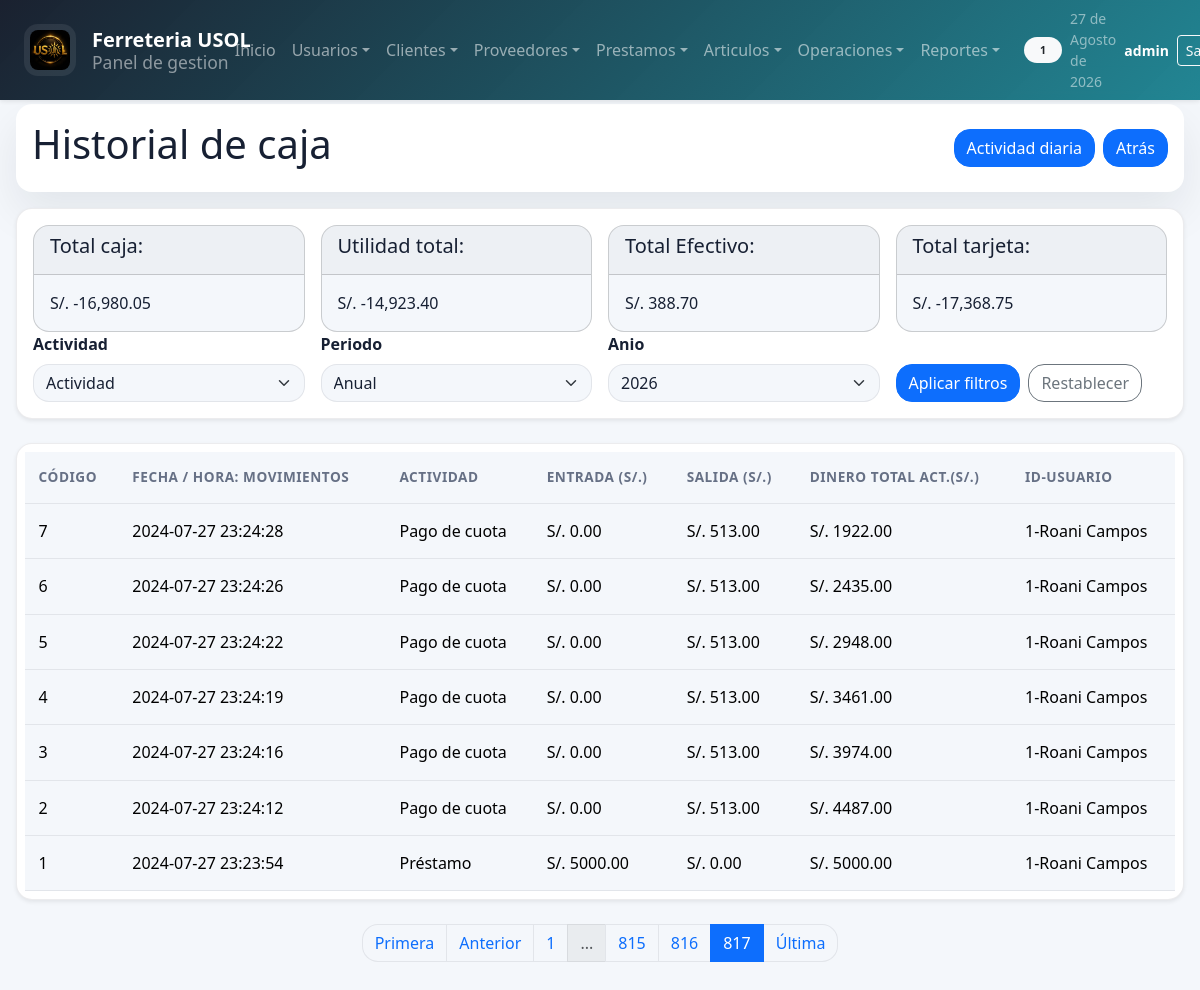
/sistema/caja/lista_caja.php?page=817 (signed in), run on the app's committed database.
### tables this page shows
CREATE TABLE `caja` (
  `IdCaja` int(11) NOT NULL AUTO_INCREMENT,
  `FechaApertura` datetime NOT NULL DEFAULT current_timestamp(),
  `Actividad` text NOT NULL,
  `Monto_inicial` decimal(8,2) NOT NULL,
  `Monto_salida` decimal(8,2) NOT NULL,
  `totalEfectivoDia` double DEFAULT NULL,
  `totalTarjetaDia` double DEFAULT NULL,
  `totalCajaDia` double DEFAULT NULL,
  `utilidadDia` double DEFAULT NULL,
  `TotalEfectivo` float(8,2) NOT NULL,
  `TotalTarjeta` float(8,2) NOT NULL,
  `Total_caja` decimal(8,2) NOT NULL,
  `Utilidad` float(8,2) NOT NULL,
  `Cod_Empleado` int(11) NOT NULL,
  `Estado` varchar(10) NOT NULL,
  PRIMARY KEY (`IdCaja`),
  KEY `Cod_Empleado` (`Cod_Empleado`)
);

CREATE TABLE `empleados` (
  `IdEmpleado` int(11) NOT NULL AUTO_INCREMENT,
  `Nombre` varchar(50) NOT NULL,
  `Dni` int(11) NOT NULL,
  `Direccion` varchar(50) NOT NULL,
  `Telefono` int(11) NOT NULL,
  `Email` varchar(50) NOT NULL,
  `Usuario` varchar(20) NOT NULL,
  `Clave` varchar(300) NOT NULL,
  `Rol` int(11) NOT NULL,
  PRIMARY KEY (`IdEmpleado`),
  KEY `Rol` (`Rol`)
);

### sistema/includes/analytics.php (called while the page is built, shortened)
<?php
function analyticsGetDateFilters($source = null)
{
    $source = is_array($source) ? $source : $_GET;
    $currentYear = (int)date('Y');
    $currentMonth = date('Y-m');
    $period = isset($source['period']) ? strtolower(trim((string)$source['period'])) : 'year';
    $selectedYear = isset($source['year']) ? (int)$source['year'] : $currentYear;
    $selectedMonth = isset($source['month']) ? trim((string)$source['month']) : $currentMonth;
    $inputStart = isset($source['start_date']) ? trim((string)$source['start_date']) : '';
    $inputEnd = isset($source['end_date']) ? trim((string)$source['end_date']) : '';
    if ($period === 'month') {
        $monthDate = DateTime::createFromFormat('Y-m', $selectedMonth);
        if (!$monthDate) {
            $monthDate = DateTime::createFromFormat('Y-m', $currentMonth);
        }
        $startDate = $monthDate->format('Y-m-01');
        $endDate = $monthDate->format('Y-m-t');
        $label = strftime('%B %Y', strtotime($startDate));
    } else {
        $period = 'year';
        $startDate = sprintf('%04d-01-01', $selectedYear);
        $endDate = sprintf('%04d-12-31', $selectedYear);
        $label = 'Anio ' . $selectedYear;
    }
    $topLimit = isset($source['top_limit']) ? (int)$source['top_limit'] : 10;
    $topMetric = isset($source['top_metric']) ? trim((string)$source['top_metric']) : 'monto';
    return [
        'period' => $period,
        'year' => $selectedYear,
        'month' => $selectedMonth,
        'start_date' => $startDate,
        'end_date' => $endDate,
        'label' => ucfirst($label),
        'top_limit' => $topLimit,
        'top_metric' => $topMetric,
    ];
}
function analyticsGetYearOptions($pastYears = 5)
{
    $currentYear = (int)date('Y');
    $years = [];
    for ($year = $currentYear; $year >= ($currentYear - $pastYears); $year--) {
        $years[] = $year;
    }
    return $years;
}

### sistema/caja/lista_caja.php (the view, shortened to what this page needs)
<?php
    include "../../conexion.php";
    include "../includes/paginador.php";
    require_once __DIR__ . "/../includes/analytics.php";
    $filters = analyticsGetDateFilters($_GET);
    $yearOptions = analyticsGetYearOptions();
    $query = $conexionDB->prepare("
        SELECT Actividad
        FROM caja
        GROUP BY Actividad
    ");
    $query->execute();
    $result = $query->get_result();
    $results_per_page = 10;
    $current_page = isset($_GET['page']) ? intval($_GET['page']) : 1;
    $consulta = "
        SELECT c.IdCaja, c.FechaApertura, c.Actividad, c.Monto_inicial, c.Monto_salida, c.Total_caja, c.Cod_Empleado, e.Nombre
        FROM caja c
        INNER JOIN empleados e ON c.Cod_Empleado = e.IdEmpleado
        ORDER BY c.IdCaja DESC
    ";
    $where = "
        caja c
        INNER JOIN empleados e ON c.Cod_Empleado = e.IdEmpleado
        ORDER BY c.IdCaja DESC
    ";
    list($result, $total_records) = getPaginatedDataArticulos($conexionDB, $consulta, $where, $current_page, $results_per_page);
?>
<!DOCTYPE html>
<html lang="es">
<head>
	<?php include "../includes/scripts_2.php"; ?>
</head>
<body>
    <?php include "../includes/header_2.php"; ?>
	<section id="container">
        <div class="bg-white p-3 rounded shadow mb-3">
            <div class="d-flex flex-column flex-md-row justify-content-between align-items-md-center gap-3">
                <div class="mb-0">
                    <h1>Historial de caja</h1>
                </div>
                <div class="d-flex flex-wrap gap-2">
                    <a href="actividad_caja_diaria.php" class="btn_new">Actividad diaria</a>
                <a href="../index.php" class="btn_new">Atrás</a>
                </div>
            </div>
        </div>
        <div class="header_container">
            <div class="row g-3">
                <?php
                $totalc = mysqli_query($conexionDB,"SELECT TotalEfectivo,TotalTarjeta,Total_caja,Utilidad
                                                    FROM caja
                                                    WHERE IdCaja = (SELECT MAX(IdCaja)
                                                                    FROM caja)");
                $data = mysqli_fetch_array($totalc);
                $row = mysqli_num_rows($totalc);
                if($row > 0){
                    $TotalEfectivo = $data['TotalEfectivo'];
                    $TotalTarjeta = $data['TotalTarjeta'];
                    $totalcaja = $data['Total_caja'];
                    $Utilidad = $data['Utilidad'];
                }else{
                    $TotalEfectivo = 0;
                    $TotalTarjeta = 0;
                    $totalcaja = 0;
                    $Utilidad = 0;
                }
                ?>
                <div class="col-lg-3 col-md-6">
                    <div class="card">
                        <div class="card-header">
                            <h5>Total caja: </h5>
                        </div>
                        <div class="card-body">
                            <span>S/. <?php echo number_format($totalcaja,2); ?></span>
                        </div>
                    </div>
                </div>
                <div class="col-lg-3 col-md-6">
                    <div class="card">
                        <div class="card-header">
                            <h5>Utilidad total: </h5>
                        </div>
                        <div class="card-body">
                            <span>S/. <?php echo number_format($Utilidad,2); ?></span>
                        </div>
                    </div>
                </div>
                <div class="col-lg-3 col-md-6">
                    <div class="card">
                        <div class="card-header">
                            <h5>Total Efectivo: </h5>
                        </div>
                        <div class="card-body">
                            <span>S/. <?php echo number_format($TotalEfectivo,2); ?></span>
                        </div>
                    </div>
                </div>
                <div class="col-lg-3 col-md-6">
                    <div class="card">
                        <div class="card-header">
                            <h5>Total tarjeta: </h5>
                        </div>
                        <div class="card-body">
                            <span>S/. <?php echo number_format($TotalTarjeta,2); ?></span>
                        </div>
                    </div>
                </div>
            </div>
            <div class="left_section">
                <div class="row g-3 align-items-end">
                    <div class="col-12 col-md-4 col-lg-3">
                        <label for="busqedaActividad">Actividad</label>
                        <select class="filtrosBusqueda" name="busqedaActividad" id="busqedaActividad">
                            <option value=""><a href="lista_caja.php">Actividad</a></option>
                        </select>
                    </div>
                    <div class="col-12 col-md-4 col-lg-3">
                        <label for="period">Periodo</label>
                        <select class="filtrosBusqueda" name="period" id="period">
                            <option value="year" <?php echo $filters['period'] === 'year' ? 'selected' : ''; ?>>Anual</option>
                        </select>
                    </div>
                    <div class="analytics-period-field col-12 col-md-4 col-lg-3" data-period-target="year">
                        <label for="year">Anio</label>
                        <select class="filtrosBusqueda" name="year" id="year">
                            <?php foreach ($yearOptions as $yearOption) { ?>
                                <option value="<?php echo $yearOption; ?>" <?php echo (int)$filters['year'] === (int)$yearOption ? 'selected' : ''; ?>><?php echo $yearOption; ?></option>
                            <?php } ?>
                        </select>
                    </div>
                    <div class="col-12 col-md-4 col-lg-3">
                        <div class="d-flex gap-2">
                            <button type="button" class="btn btn-primary" onclick="buscarCaja()">Aplicar filtros</button>
                            <a href="lista_caja.php" class="btn btn-outline-secondary">Restablecer</a>
                        </div>
                    </div>
                </div>
            </div>
        </div>
        <div class="containerTable">
            <table id="tablaCaja">
                <thead>
                    <tr>
                        <th>Código</th>
                        <th>Fecha / Hora: Movimientos</th>
                        <th>Actividad</th>
                        <th>Entrada (S/.)</th>
                        <th>Salida (S/.)</th>
                        <th>Dinero Total Act.(S/.)</th>
                        <th>ID-Usuario</th>
                    </tr>
                </thead>
                <tbody>
                    <?php
                        if($row > 0){
                            while ($data = $result->fetch_assoc()){
                            ?>
                                <tr>
                                    <td><?php echo $data["IdCaja"]; ?></td>
                                    <td><?php   $fechac = $data["FechaApertura"];
                                                $nfecha =  date("Y-m-d H:i:s", strtotime($fechac));
                                                echo $nfecha; ?></td>
                                    <td><?php echo $data["Actividad"]; ?></td>
                                    <td>S/. <?php echo $data["Monto_inicial"]; ?></td>
                                    <td>S/. <?php echo $data["Monto_salida"]; ?></td>
                                    <td>S/. <?php echo $data["Total_caja"]; ?></td>
                                    <td><?php echo $data["Cod_Empleado"]; ?>-<?php echo $data["Nombre"]; ?></td>
                                </tr>
                    <?php
                            }
                        }
                    ?>
                </tbody>
            </table>
        </div>
	</section>
</body>
</html>

### sistema/css/style.css (style rules this page uses)
:root, [data-bs-theme=light] { --bs-primary: #0f7b8a; --bs-primary-rgb: 15, 123, 138; --bs-secondary: #475467; --bs-secondary-rgb: 71, 84, 103; --bs-success: #15803d; --bs-info: #0ea5e9; --bs-warning: #d97706; --bs-danger: #dc2626; --bs-dark: #111827; --bs-body-bg: #f4f7fb; --bs-body-color: #172033; --bs-border-color: rgba(15, 23, 42, 0.08); --bs-border-radius: 1rem; --bs-border-radius-lg: 1.35rem; --bs-box-shadow: 0 20px 45px rgba(15, 23, 42, 0.08); --app-surface: rgba(255, 255, 255, 0.96); --app-muted: #667085; }
* { box-sizing: border-box; }
html { scroll-behavior: smooth; }
body { min-height: 100vh; background: var(--bs-body-bg); color: var(--bs-body-color); font-family: "Segoe UI", Tahoma, Geneva, Verdana, sans-serif; }
a { text-decoration: none; }
#container { padding: 6.5rem 1rem 2rem; }
.title_container, .header_container, .info_caja, .chart-container, .divInfoSistema, .containerDataUser, .containerDataEmpresa, .data_delete { background: var(--app-surface); border: 1px solid var(--bs-border-color); border-radius: var(--bs-border-radius-lg); box-shadow: var(--bs-box-shadow); }
.header_container { padding: 1.25rem; }
.left_section, .right_section { width: 100%; }
.containerTable { margin-bottom: 1.5rem; }
.containerTable table { min-width: 780px; }
.table > :not(caption) > * > * { padding: 0.95rem 0.85rem; }
.table thead th { color: var(--app-muted); font-size: 0.85rem; font-weight: 700; text-transform: uppercase; letter-spacing: 0.04em; }
.btn_new, .btn_pdf, .btn_excel, .btn_save, .btn_save_1, .link_delete_1 { display: inline-flex; align-items: center; justify-content: center; gap: 0.5rem; }

### data on the page
caja: IdCaja "7", FechaApertura "2024-07-27 23:24:28", Actividad "Pago de cuota", Monto_inicial "0.00", Monto_salida "513.00", Total_caja "1922.00", Cod_Empleado "1", Cod_Empleado.Nombre "Roani Campos"
caja: IdCaja "6", FechaApertura "2024-07-27 23:24:26", Actividad "Pago de cuota", Monto_inicial "0.00", Monto_salida "513.00", Total_caja "2435.00", Cod_Empleado "1", Cod_Empleado.Nombre "Roani Campos"
caja: IdCaja "5", FechaApertura "2024-07-27 23:24:22", Actividad "Pago de cuota", Monto_inicial "0.00", Monto_salida "513.00", Total_caja "2948.00", Cod_Empleado "1", Cod_Empleado.Nombre "Roani Campos"
caja: IdCaja "4", FechaApertura "2024-07-27 23:24:19", Actividad "Pago de cuota", Monto_inicial "0.00", Monto_salida "513.00", Total_caja "3461.00", Cod_Empleado "1", Cod_Empleado.Nombre "Roani Campos"
caja: IdCaja "3", FechaApertura "2024-07-27 23:24:16", Actividad "Pago de cuota", Monto_inicial "0.00", Monto_salida "513.00", Total_caja "3974.00", Cod_Empleado "1", Cod_Empleado.Nombre "Roani Campos"
caja: IdCaja "2", FechaApertura "2024-07-27 23:24:12", Actividad "Pago de cuota", Monto_inicial "0.00", Monto_salida "513.00", Total_caja "4487.00", Cod_Empleado "1", Cod_Empleado.Nombre "Roani Campos"
caja: IdCaja "1", FechaApertura "2024-07-27 23:23:54", Actividad "Préstamo", Monto_inicial "5000.00", Monto_salida "0.00", Total_caja "5000.00", Cod_Empleado "1", Cod_Empleado.Nombre "Roani Campos"

### other printed values
$_SESSION['rol_name'] "1"
fechaC() "27 de Agosto de 2026"
$_SESSION['user'] "admin"
$totalcaja "-16,980.05"
$Utilidad "-14,923.40"
$TotalEfectivo "388.70"
$TotalTarjeta "-17,368.75"
form field year "2026"
